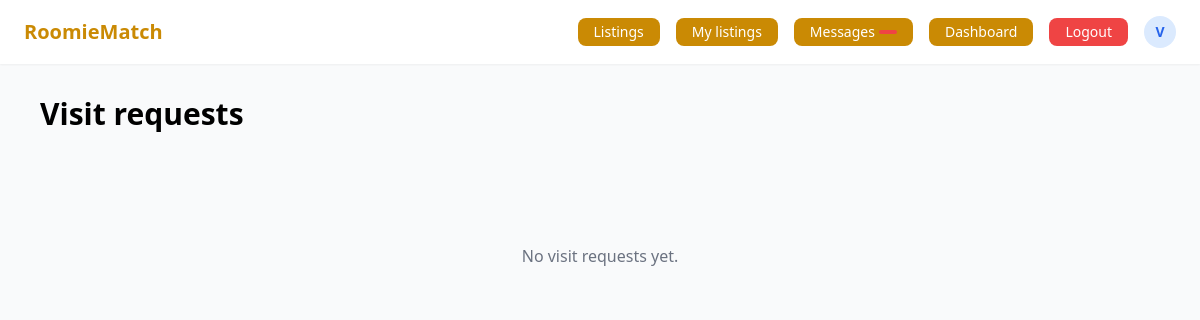
Page /visits/manage/ (signed in) on the earlier database version.
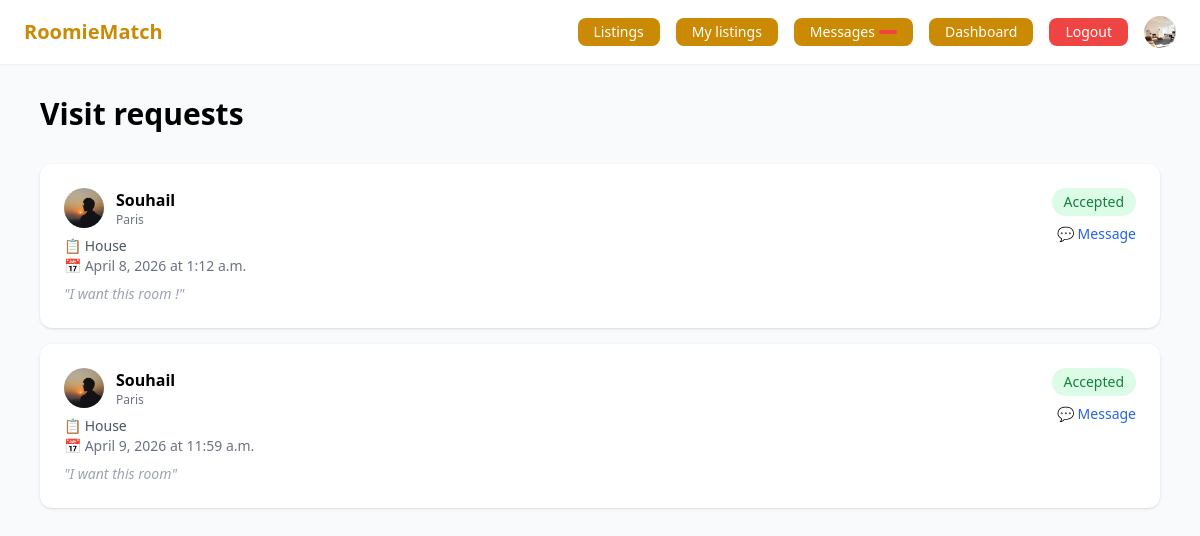
Same page on the later database version.
### accounts/models.py (models this page shows, shortened)
class User(AbstractUser):
    class Role(models.TextChoices):
        SEEKER = 'seeker', 'Seeker'    # looking for a room
        OWNER  = 'owner',  'Owner'     # offering a room
    role   = models.CharField(max_length=20, choices=Role.choices, default=Role.SEEKER)
    avatar = models.ImageField(upload_to='avatars/', null=True, blank=True)
    phone  = models.CharField(max_length=20, blank=True)
    bio    = models.TextField(blank=True)
    city   = models.CharField(max_length=100, blank=True)
    def is_seeker(self):
        return self.role == self.Role.SEEKER
    def is_owner(self):
        return self.role == self.Role.OWNER

### visits/models.py (models this page shows, shortened)
class VisitRequest(models.Model):
    class Status(models.TextChoices):
        PENDING  = 'pending',  'Pending'
        ACCEPTED = 'accepted', 'Accepted'
        DECLINED = 'declined', 'Declined'
        CANCELLED = 'cancelled', 'Cancelled'
    seeker     = models.ForeignKey(User, on_delete=models.CASCADE, related_name='visit_requests')
    listing    = models.ForeignKey(Listing, on_delete=models.CASCADE, related_name='visit_requests')
    status     = models.CharField(max_length=20, choices=Status.choices, default=Status.PENDING)
    date       = models.DateField()
    time       = models.TimeField()
    message    = models.TextField(blank=True)
    created_at = models.DateTimeField(auto_now_add=True)
    updated_at = models.DateTimeField(auto_now=True)
    class Meta:
        ordering = ['-created_at']

### listings/models.py (models this page shows, shortened)
class Listing(models.Model):
    class Status(models.TextChoices):
        ACTIVE   = 'active',   'Active'
        INACTIVE = 'inactive', 'Inactive'
        RENTED   = 'rented',   'Rented'
    class RoomType(models.TextChoices):
        PRIVATE = 'private', 'Private room'
        SHARED  = 'shared',  'Shared room'
        STUDIO  = 'studio',  'Studio'
    owner       = models.ForeignKey(User, on_delete=models.CASCADE, related_name='listings')
    title       = models.CharField(max_length=200)
    description = models.TextField()
    city        = models.CharField(max_length=100)
    address     = models.CharField(max_length=255, blank=True)
    price       = models.PositiveIntegerField(help_text='Monthly rent in €')
    size        = models.PositiveIntegerField(help_text='Room size in m²')
    room_type   = models.CharField(max_length=20, choices=RoomType.choices, default=RoomType.PRIVATE)
    status      = models.CharField(max_length=20, choices=Status.choices, default=Status.ACTIVE)
    pets_allowed   = models.BooleanField(default=False)
    smoking_allowed = models.BooleanField(default=False)
    students_allowed = models.BooleanField(default=True)
    preferred_schedule = models.CharField(
        max_length=20,
        choices=[('early', 'Early bird'), ('night', 'Night owl'), ('normal', 'Standard')],
        default='normal'
    )
    preferred_noise = models.CharField(
        max_length=20,
        choices=[('quiet', 'Quiet'), ('medium', 'Moderate'), ('loud', 'Lively')],
        default='medium'
    )
    available_from = models.DateField()
    created_at     = models.DateTimeField(auto_now_add=True)
    updated_at     = models.DateTimeField(auto_now=True)
    class Meta:
        ordering = ['-created_at']

### visits/views.py (the view)
# urls.py: path('manage/',                             views.manage_visits,        name='manage'),
@login_required
def manage_visits(request):
    if not request.user.is_owner():
        return redirect('dashboard')
    visits = VisitRequest.objects.filter(
        listing__owner = request.user
    ).select_related('seeker', 'listing')
    return render(request, 'visits/manage.html', {'visits': visits})

### templates/visits/manage.html (shortened to what this page needs)
{% extends 'base.html' %}
{% block content %}
<h1 class="text-3xl font-bold mb-8">Visit requests</h1>
<div class="space-y-4" id="visits-list">
  {% for visit in visits %}
    {% include 'visits/partials/visit_card.html' %}
  {% empty %}
    <div class="text-center text-gray-500 py-20">No visit requests yet.</div>
  {% endfor %}
</div>
{% endblock %}

### templates/base.html (shortened to what this page needs)
<!DOCTYPE html>
<html lang="en">
<head>
  <script src="https://cdn.tailwindcss.com"></script>
</head>
<body class="bg-gray-50 min-h-screen">
  <nav class="bg-white shadow-sm px-6 py-4 flex items-center justify-between">
    <a href="/" class="text-xl font-bold text-yellow-600">RoomieMatch</a>
    <div class="flex items-center gap-4 text-sm">
      <a href="{% url 'listings:list' %}" class="bg-yellow-600 text-white px-4 py-1 rounded-lg">
        Listings
      </a>
      {% if user.is_authenticated %}
        {% if user.is_owner %}
          <a href="{% url 'listings:my_listings' %}" class="bg-yellow-600 text-white px-4 py-1 rounded-lg">
            My listings
          </a>
        {% endif %}
        <a href="{% url 'messaging:inbox' %}" class="relative bg-yellow-600 text-white px-4 py-1 rounded-lg flex items-center gap-1">
           Messages
          <span id="unread-count"
                hx-get="{% url 'messaging:unread_count' %}"
                hx-trigger="load, every 30s"
                hx-swap="innerHTML"
                class="bg-red-500 text-white text-xs rounded-full px-1.5 py-0.5 min-w-[18px] text-center">
          </span>
        </a>
        <a href="{% url 'dashboard' %}" class="bg-yellow-600 text-white px-4 py-1 rounded-lg">
          Dashboard
        </a>
        <a href="{% url 'logout' %}" class="bg-red-500 text-white px-4 py-1 rounded-lg hover:bg-red-600">
          Logout
        </a>
        <a href="{% url 'profile' %}" class="flex items-center gap-2 hover:opacity-80">
          {% if user.avatar %}
            <img src="{{ user.avatar.url }}" class="w-8 h-8 rounded-full object-cover" />
          {% else %}
            <div class="w-8 h-8 rounded-full bg-blue-100 flex items-center justify-center text-sm font-bold text-blue-600">
              {{ user.username|first|upper }}
            </div>
          {% endif %}
        </a>
      {% else %}
        <a href="{% url 'login' %}"    class="bg-yellow-600 text-white px-4 py-1 rounded-lg hover:text-blue-600">Login</a>
        <a href="{% url 'register' %}" class="bg-blue-600 text-white px-4 py-1 rounded-lg hover:bg-blue-700">
          Sign Up
        </a>
      {% endif %}
    </div>
  </nav>
  <main class="max-w-6xl mx-auto px-4 py-8">
    {% block content %}{% endblock %}
  </main>
</body>
</html>

### templates/visits/partials/visit_card.html (shortened to what this page needs)
<div class="bg-white rounded-xl shadow p-6" id="visit-{{ visit.pk }}">
  <div class="flex justify-between items-start">
    <div>
      <div class="flex items-center gap-3 mb-2">
        {% if visit.seeker.avatar %}
          <img src="{{ visit.seeker.avatar.url }}" class="w-10 h-10 rounded-full object-cover" />
        {% else %}
          <div class="w-10 h-10 rounded-full bg-blue-100 flex items-center justify-center font-bold text-blue-600 text-sm">
            {{ visit.seeker.username|first|upper }}
          </div>
        {% endif %}
        <div>
          <p class="font-semibold">{{ visit.seeker.username }}</p>
          <p class="text-gray-500 text-xs">{{ visit.seeker.city }}</p>
        </div>
      </div>
      <p class="text-gray-600 text-sm">📋 {{ visit.listing.title }}</p>
      <p class="text-gray-500 text-sm">📅 {{ visit.date }} at {{ visit.time }}</p>
      {% if visit.message %}
        <p class="text-gray-400 text-sm mt-2 italic">"{{ visit.message }}"</p>
      {% endif %}
    </div>
    <div class="flex flex-col items-end gap-2">
      <span class="px-3 py-1 rounded-full text-sm font-medium
        {% if visit.status == 'accepted' %}bg-green-100 text-green-700
        {% elif visit.status == 'declined' %}bg-red-100 text-red-700
        {% elif visit.status == 'cancelled' %}bg-gray-100 text-gray-500
        {% else %}bg-yellow-100 text-yellow-700{% endif %}">
        {{ visit.get_status_display }}
      </span>
      <a href="{% url 'messaging:start' visit.seeker.pk %}?listing={{ visit.listing.pk }}"
         class="text-blue-600 hover:underline text-sm">
        💬 Message
      </a>
    </div>
  </div>
</div>

Differences in the rows shown:
changed User: avatar: picture added; avatar empty → "avatars/house3.jpg" (drawn); username|first "V" → (not shown)
added VisitRequest: seeker.avatar (picture), seeker.username "Souhail", seeker.city "Paris", listing "House", date "April 8, 2026", time "1:12 a.m.", message "I want this room !", status "Accepted"
added VisitRequest: seeker.avatar (picture), seeker.username "Souhail", seeker.city "Paris", listing "House", date "April 9, 2026", time "11:59 a.m.", message "I want this room", status "Accepted"
Other differences:
text no longer shown: "No visit requests yet."
